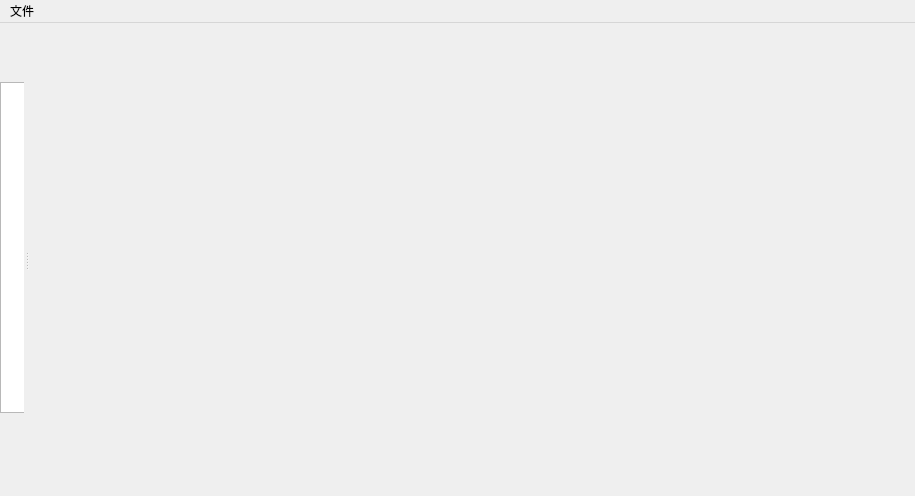
<?xml version="1.0" encoding="UTF-8"?>
<ui version="4.0">
 <class>MainWindow</class>
 <widget class="QMainWindow" name="MainWindow">
  <property name="geometry">
   <rect>
    <x>0</x>
    <y>0</y>
    <width>915</width>
    <height>496</height>
   </rect>
  </property>
  <property name="windowTitle">
   <string>奇梦.终端</string>
  </property>
  <widget class="QWidget" name="centralWidget"/>
  <widget class="QMenuBar" name="menuBar">
   <property name="geometry">
    <rect>
     <x>0</x>
     <y>0</y>
     <width>915</width>
     <height>23</height>
    </rect>
   </property>
   <widget class="QMenu" name="menuFile">
    <property name="title">
     <string>文件</string>
    </property>
    <addaction name="new_s"/>
    <addaction name="del_s"/>
   </widget>
   <addaction name="menuFile"/>
  </widget>
  <widget class="QDockWidget" name="dockWidget">
   <property name="maximumSize">
    <size>
     <width>170</width>
     <height>524287</height>
    </size>
   </property>
   <property name="features">
    <set>QDockWidget::NoDockWidgetFeatures</set>
   </property>
   <property name="allowedAreas">
    <set>Qt::LeftDockWidgetArea</set>
   </property>
   <attribute name="dockWidgetArea">
    <number>1</number>
   </attribute>
   <widget class="QWidget" name="dockWidgetContents">
    <property name="sizePolicy">
     <sizepolicy hsizetype="Preferred" vsizetype="Preferred">
      <horstretch>0</horstretch>
      <verstretch>0</verstretch>
     </sizepolicy>
    </property>
    <property name="maximumSize">
     <size>
      <width>100</width>
      <height>16777215</height>
     </size>
    </property>
    <widget class="QTreeWidget" name="twProject">
     <property name="geometry">
      <rect>
       <x>0</x>
       <y>40</y>
       <width>170</width>
       <height>331</height>
      </rect>
     </property>
     <property name="sizePolicy">
      <sizepolicy hsizetype="Fixed" vsizetype="Expanding">
       <horstretch>0</horstretch>
       <verstretch>0</verstretch>
      </sizepolicy>
     </property>
     <property name="maximumSize">
      <size>
       <width>200</width>
       <height>16777215</height>
      </size>
     </property>
     <property name="contextMenuPolicy">
      <enum>Qt::CustomContextMenu</enum>
     </property>
     <attribute name="headerVisible">
      <bool>false</bool>
     </attribute>
     <column>
      <property name="text">
       <string notr="true">1</string>
      </property>
     </column>
    </widget>
   </widget>
  </widget>
  <action name="new_s">
   <property name="text">
    <string>新建</string>
   </property>
  </action>
  <action name="del_s">
   <property name="text">
    <string>删除会话</string>
   </property>
  </action>
 </widget>
 <layoutdefault spacing="6" margin="11"/>
 <resources/>
 <connections/>
</ui>
